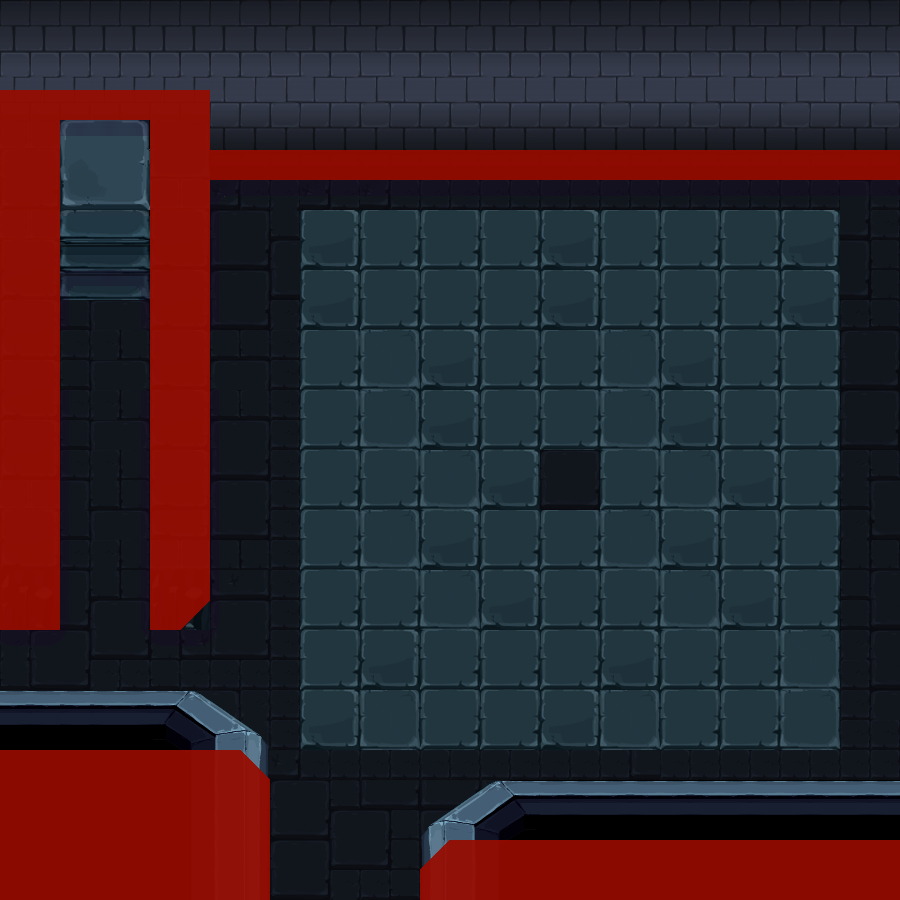

Below is a game level as drawn by its tile map, then a one-line description and the .tmx that defines it (tile-layer data replaced by summaries):
An orthogonal 30x30 tile map with 30x30 px tiles, 6 tile layers (1, 2, 4, 11, ...), 8 tilesets and 30 objects (12x crafo, 9x obj_obstacle, obj_switch, obj_tutorial, obj_block_rock, ...).

<map version="1.0" orientation="orthogonal" width="30" height="30" tilewidth="30" tileheight="30">
 <properties>
  <property name="puzzle" value="figures" />
  <property name="tries" value="2" />
 </properties>
 <tileset firstgid="1" name="collisions" tilewidth="30" tileheight="30">
  <image source="res/collisions.png" width="150" height="30" />
 </tileset>
 <tileset firstgid="6" name="omega_digger_stand_001" tilewidth="41" tileheight="41">
  <image source="../omegas/omega_digger_stand_001.png" width="41" height="41" />
 </tileset>
 <tileset firstgid="7" name="cave_switch_up" tilewidth="60" tileheight="60">
  <image source="../objects/cave_switch_up.png" trans="ffffff" width="60" height="60" />
 </tileset>
 <tileset firstgid="8" name="block_rock" tilewidth="88" tileheight="119">
  <image source="../objects/block_rock_frame_0.png" width="88" height="119" />
 </tileset>
 <tileset firstgid="9" name="tileset_caves" tilewidth="30" tileheight="30">
  <image source="res/tileset_caves.png" width="1102" height="627" />
 </tileset>
 <tileset firstgid="729" name="floor_count" tilewidth="33" tileheight="45">
  <image source="../objects/floor_count/floor_count_frame_12.png" width="33" height="45" />
 </tileset>
 <tileset firstgid="730" name="tutorial_tile" tilewidth="60" tileheight="60">
  <image source="../objects/tutorial_tile.png" width="60" height="60" />
 </tileset>
 <tileset firstgid="731" name="obstacle" tilewidth="20" tileheight="20">
  <image source="../objects/obstacle.png" width="20" height="20" />
 </tileset>
 <layer name="1" width="30" height="30">
  <data>[900 cells, 816 non-empty, 78 distinct tile ids]</data>
 </layer>
 <layer name="2" width="30" height="30">
  <properties>
   <property name="layer" value="2" />
  </properties>
  <data>[900 cells, 70 non-empty, 10 distinct tile ids]</data>
 </layer>
 <objectgroup draworder="topdown" name="shapes" width="30" height="30" visible="0">
  <object x="921" y="529" width="217" height="237" />
  <object x="532" y="439" rotation="118.795">
   <polygon points="2,-69 0,237 273,85" />
  </object>
  <object x="568" y="360" width="241" height="241" />
 </objectgroup>
 <layer name="4" width="30" height="30">
  <properties>
   <property name="layer" value="4" />
  </properties>
  <data>[900 cells, 0 non-empty, 0 distinct tile ids]</data>
 </layer>
 <objectgroup color="#ff0000" draworder="topdown" name="collision" width="30" height="30">
  <object name="obj_switch" gid="7" x="76" y="191" />
  <object name="obj_tutorial" gid="730" x="211" y="246">
   <properties>
    <property name="dialogID" value="tutorial_figures" />
   </properties>
  </object>
 </objectgroup>
 <objectgroup draworder="topdown" name="objects" width="30" height="30">
  <object name="obj_block_rock" gid="8" x="140" y="704" />
  <object name="obj_obstacle" gid="731" x="652" y="454" />
  <object name="obj_obstacle" gid="731" x="682" y="484" />
  <object name="obj_obstacle" gid="731" x="652" y="484" />
  <object name="obj_obstacle" gid="731" x="652" y="514" />
  <object name="obj_obstacle" gid="731" x="622" y="484" />
  <object name="obj_obstacle" gid="731" x="622" y="514" />
  <object name="obj_obstacle" gid="731" x="682" y="454" />
  <object name="obj_obstacle" gid="731" x="622" y="454" />
  <object name="obj_obstacle" gid="731" x="682" y="514" />
 </objectgroup>
 <layer name="11" width="30" height="30">
  <properties>
   <property name="layer" value="11" />
  </properties>
  <data>[900 cells, 97 non-empty, 1 distinct tile ids]</data>
 </layer>
 <layer name="12" width="30" height="30">
  <properties>
   <property name="layer" value="12" />
  </properties>
  <data>[900 cells, 77 non-empty, 34 distinct tile ids]</data>
 </layer>
 <objectgroup color="#00ff00" draworder="topdown" name="trigger" width="30" height="30">
  <object name="door_a" x="287" y="879" width="123" height="28">
   <properties>
    <property name="event" value="enter" />
    <property name="orientation" value="s" />
    <property name="to" value="level_6:c" />
   </properties>
  </object>
 </objectgroup>
 <objectgroup color="#ff0000" draworder="topdown" name="Start" width="30" height="30">
  <object name="start" x="343" y="805" />
 </objectgroup>
 <objectgroup draworder="topdown" name="doors" width="30" height="30" />
 <objectgroup draworder="topdown" name="crafos" width="30" height="30">
  <object name="crafo" gid="6" x="370" y="373" />
  <object name="crafo" gid="6" x="551" y="371" />
  <object name="crafo" gid="6" x="546" y="612" />
  <object name="crafo" gid="6" x="732" y="613" />
  <object name="crafo" gid="6" x="732" y="375" />
  <object name="crafo" gid="6" x="308" y="377" />
  <object name="crafo" gid="6" x="309" y="619" />
  <object name="crafo" gid="6" x="460" y="554" />
  <object name="crafo" gid="6" x="369" y="606" />
  <object name="floor_count" gid="729" x="553" y="503" />
  <object name="crafo" gid="6" x="460" y="424" />
  <object name="crafo" gid="6" x="789" y="493" />
  <object name="crafo" gid="6" x="309" y="495" />
 </objectgroup>
 <objectgroup draworder="topdown" name="counter" width="30" height="30" />
 <layer name="collisions" width="30" height="30" opacity="0.93">
  <data>[900 cells, 175 non-empty, 4 distinct tile ids]</data>
 </layer>
</map>